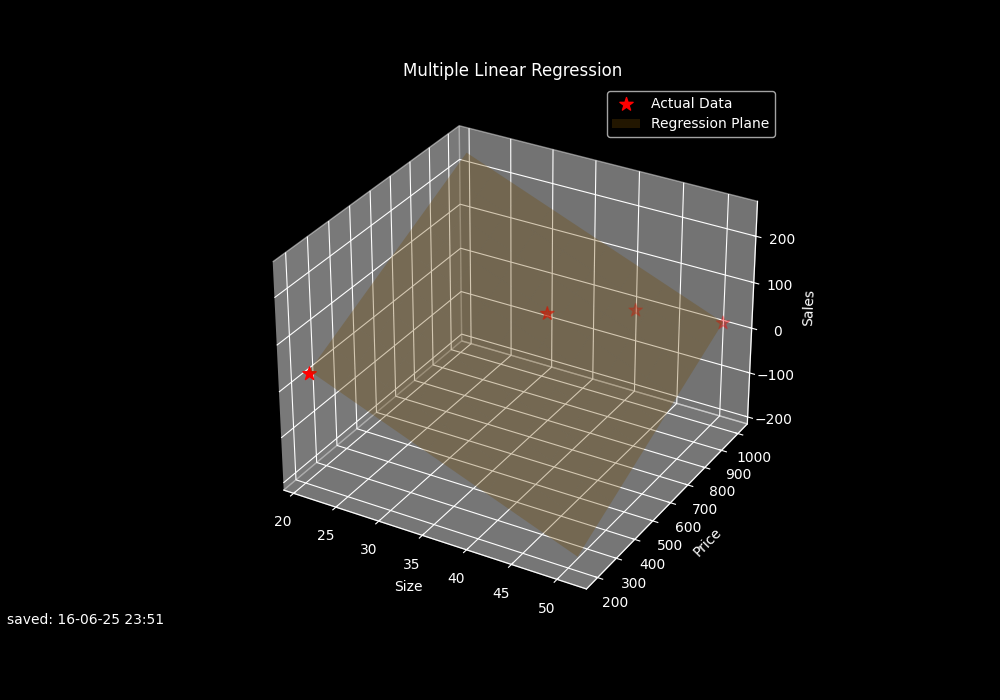

Generate this figure with Python:
# this is linear regression multi variable
import numpy as np
import pandas as pd
from sklearn.linear_model import LinearRegression
import matplotlib.pyplot as plt
from mpl_toolkits.mplot3d import Axes3D
from datetime import datetime
import pytz

def main():
    time_zone = pytz.timezone('Asia/Manila')
    time = datetime.now(time_zone).strftime('%d-%m-%y %H:%M')
    data = {
        "Size": [21, 37, 43, 51],
        "Price": [200, 700, 900, 1000],
        "Sales": [30, 70, 40, 20]
    }

    dataframe = pd.DataFrame(data)

    Xlabel = dataframe[['Size', 'Price']]
    Ylabel = dataframe['Sales']

    model = LinearRegression().fit(Xlabel, Ylabel)
    predictions = model.predict(Xlabel)
    
    print("Predictions:", predictions)
    print(f'Linear regression coefficients are {model.coef_} and the intercept is {model.intercept_}')
    
    # Create a 3D plot
    plt.style.use('dark_background')
    fig = plt.figure(figsize=(10, 7))
    d3 = plt.subplot(111, projection='3d')
    
    # Plot the actual data points
    d3.scatter(dataframe['Size'], dataframe['Price'], dataframe['Sales'], 
               c='red', marker='*', s=100, label='Actual Data')
    
    # Create a meshgrid for the regression plane
    size = np.linspace(dataframe['Size'].min(), dataframe['Size'].max(), 10)
    Price = np.linspace(dataframe['Price'].min(), dataframe['Price'].max(), 10)
    size, Price = np.meshgrid(size, Price)
    
    # Calculate predicted values for the plane
    Sales = model.intercept_ + model.coef_[0] * size + model.coef_[1] * Price
    
    # Plot the regression plane
    d3.plot_surface(size, Price, Sales, color='orange', alpha=0.3, label='Regression Plane')
    
    # Set labels
    d3.text(0,0,0, s=f'saved: {time}', transform = d3.transAxes, va='bottom', ha='right')
    d3.set_xlabel('Size')
    d3.set_ylabel('Price')
    d3.set_zlabel('Sales')
    d3.set_title('Multiple Linear Regression')
    
    # Add legend
    plt.legend()
    
    plt.savefig('LR2.png')
    plt.tight_layout()
    plt.show()
    print('Success Operation')

if __name__ == '__main__':
    main()